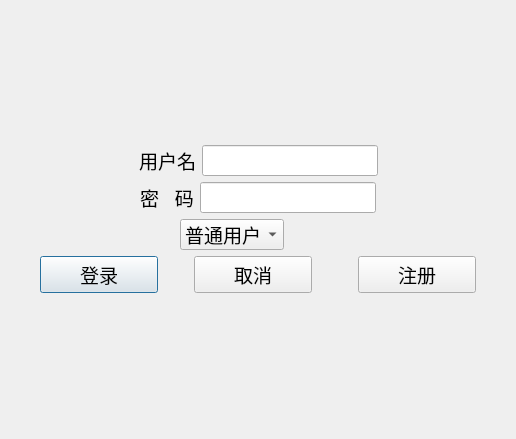
<?xml version="1.0" encoding="UTF-8"?>
<ui version="4.0">
 <class>LoginDialog</class>
 <widget class="QDialog" name="LoginDialog">
  <property name="geometry">
   <rect>
    <x>0</x>
    <y>0</y>
    <width>516</width>
    <height>439</height>
   </rect>
  </property>
  <property name="windowTitle">
   <string>Dialog</string>
  </property>
  <layout class="QVBoxLayout" name="verticalLayout_4">
   <property name="spacing">
    <number>0</number>
   </property>
   <property name="leftMargin">
    <number>0</number>
   </property>
   <property name="topMargin">
    <number>0</number>
   </property>
   <property name="rightMargin">
    <number>0</number>
   </property>
   <property name="bottomMargin">
    <number>0</number>
   </property>
   <item>
    <widget class="QStackedWidget" name="stackedWidget">
     <property name="sizePolicy">
      <sizepolicy hsizetype="Expanding" vsizetype="Expanding">
       <horstretch>0</horstretch>
       <verstretch>0</verstretch>
      </sizepolicy>
     </property>
     <property name="currentIndex">
      <number>0</number>
     </property>
     <widget class="QWidget" name="login_page">
      <layout class="QVBoxLayout" name="verticalLayout">
       <property name="leftMargin">
        <number>0</number>
       </property>
       <property name="topMargin">
        <number>0</number>
       </property>
       <property name="rightMargin">
        <number>0</number>
       </property>
       <property name="bottomMargin">
        <number>0</number>
       </property>
       <item>
        <layout class="QVBoxLayout" name="verticalLayout_2">
         <item>
          <layout class="QHBoxLayout" name="horizontalLayout_2">
           <item>
            <spacer name="horizontalSpacer_2">
             <property name="orientation">
              <enum>Qt::Horizontal</enum>
             </property>
             <property name="sizeHint" stdset="0">
              <size>
               <width>40</width>
               <height>20</height>
              </size>
             </property>
            </spacer>
           </item>
           <item>
            <widget class="QLabel" name="label">
             <property name="font">
              <font>
               <pointsize>14</pointsize>
              </font>
             </property>
             <property name="text">
              <string>用户名</string>
             </property>
            </widget>
           </item>
           <item>
            <widget class="QLineEdit" name="user_edit">
             <property name="font">
              <font>
               <pointsize>14</pointsize>
              </font>
             </property>
            </widget>
           </item>
           <item>
            <spacer name="horizontalSpacer_3">
             <property name="orientation">
              <enum>Qt::Horizontal</enum>
             </property>
             <property name="sizeHint" stdset="0">
              <size>
               <width>40</width>
               <height>20</height>
              </size>
             </property>
            </spacer>
           </item>
          </layout>
         </item>
         <item>
          <layout class="QHBoxLayout" name="horizontalLayout_3">
           <item>
            <spacer name="horizontalSpacer_4">
             <property name="orientation">
              <enum>Qt::Horizontal</enum>
             </property>
             <property name="sizeHint" stdset="0">
              <size>
               <width>40</width>
               <height>20</height>
              </size>
             </property>
            </spacer>
           </item>
           <item>
            <widget class="QLabel" name="label_2">
             <property name="font">
              <font>
               <pointsize>14</pointsize>
              </font>
             </property>
             <property name="text">
              <string>密   码</string>
             </property>
            </widget>
           </item>
           <item>
            <widget class="QLineEdit" name="pwd_edit">
             <property name="font">
              <font>
               <pointsize>14</pointsize>
              </font>
             </property>
             <property name="echoMode">
              <enum>QLineEdit::Password</enum>
             </property>
            </widget>
           </item>
           <item>
            <spacer name="horizontalSpacer_5">
             <property name="orientation">
              <enum>Qt::Horizontal</enum>
             </property>
             <property name="sizeHint" stdset="0">
              <size>
               <width>40</width>
               <height>20</height>
              </size>
             </property>
            </spacer>
           </item>
          </layout>
         </item>
         <item>
          <layout class="QHBoxLayout" name="horizontalLayout_5">
           <item>
            <spacer name="horizontalSpacer">
             <property name="orientation">
              <enum>Qt::Horizontal</enum>
             </property>
             <property name="sizeType">
              <enum>QSizePolicy::Fixed</enum>
             </property>
             <property name="sizeHint" stdset="0">
              <size>
               <width>180</width>
               <height>20</height>
              </size>
             </property>
            </spacer>
           </item>
           <item>
            <widget class="QComboBox" name="roleComboBox">
             <property name="font">
              <font>
               <pointsize>14</pointsize>
              </font>
             </property>
             <item>
              <property name="text">
               <string>普通用户</string>
              </property>
             </item>
             <item>
              <property name="text">
               <string>管理员</string>
              </property>
             </item>
            </widget>
           </item>
           <item>
            <spacer name="horizontalSpacer_9">
             <property name="orientation">
              <enum>Qt::Horizontal</enum>
             </property>
             <property name="sizeHint" stdset="0">
              <size>
               <width>40</width>
               <height>20</height>
              </size>
             </property>
            </spacer>
           </item>
          </layout>
         </item>
         <item>
          <layout class="QHBoxLayout" name="horizontalLayout_4">
           <item>
            <spacer name="horizontalSpacer_7">
             <property name="orientation">
              <enum>Qt::Horizontal</enum>
             </property>
             <property name="sizeType">
              <enum>QSizePolicy::Fixed</enum>
             </property>
             <property name="sizeHint" stdset="0">
              <size>
               <width>40</width>
               <height>20</height>
              </size>
             </property>
            </spacer>
           </item>
           <item>
            <widget class="QPushButton" name="login_btn">
             <property name="font">
              <font>
               <pointsize>14</pointsize>
              </font>
             </property>
             <property name="text">
              <string>登录</string>
             </property>
            </widget>
           </item>
           <item>
            <spacer name="horizontalSpacer_6">
             <property name="orientation">
              <enum>Qt::Horizontal</enum>
             </property>
             <property name="sizeType">
              <enum>QSizePolicy::Fixed</enum>
             </property>
             <property name="sizeHint" stdset="0">
              <size>
               <width>30</width>
               <height>20</height>
              </size>
             </property>
            </spacer>
           </item>
           <item>
            <widget class="QPushButton" name="cancel_btn">
             <property name="font">
              <font>
               <pointsize>14</pointsize>
              </font>
             </property>
             <property name="text">
              <string>取消</string>
             </property>
            </widget>
           </item>
           <item>
            <spacer name="horizontalSpacer_8">
             <property name="orientation">
              <enum>Qt::Horizontal</enum>
             </property>
             <property name="sizeType">
              <enum>QSizePolicy::Fixed</enum>
             </property>
             <property name="sizeHint" stdset="0">
              <size>
               <width>40</width>
               <height>20</height>
              </size>
             </property>
            </spacer>
           </item>
           <item>
            <widget class="QPushButton" name="reg_btn">
             <property name="font">
              <font>
               <pointsize>14</pointsize>
              </font>
             </property>
             <property name="text">
              <string>注册</string>
             </property>
            </widget>
           </item>
           <item>
            <spacer name="horizontalSpacer_10">
             <property name="orientation">
              <enum>Qt::Horizontal</enum>
             </property>
             <property name="sizeType">
              <enum>QSizePolicy::Fixed</enum>
             </property>
             <property name="sizeHint" stdset="0">
              <size>
               <width>40</width>
               <height>20</height>
              </size>
             </property>
            </spacer>
           </item>
          </layout>
         </item>
        </layout>
       </item>
      </layout>
     </widget>
     <widget class="QWidget" name="reg_page">
      <layout class="QVBoxLayout" name="verticalLayout_5">
       <item>
        <layout class="QVBoxLayout" name="verticalLayout_3">
         <item>
          <layout class="QHBoxLayout" name="horizontalLayout_8">
           <item>
            <spacer name="horizontalSpacer_11">
             <property name="orientation">
              <enum>Qt::Horizontal</enum>
             </property>
             <property name="sizeHint" stdset="0">
              <size>
               <width>40</width>
               <height>20</height>
              </size>
             </property>
            </spacer>
           </item>
           <item>
            <widget class="QLabel" name="label_3">
             <property name="font">
              <font>
               <pointsize>12</pointsize>
              </font>
             </property>
             <property name="text">
              <string>用户名：</string>
             </property>
            </widget>
           </item>
           <item>
            <widget class="QLineEdit" name="uname_edit">
             <property name="font">
              <font>
               <pointsize>12</pointsize>
              </font>
             </property>
            </widget>
           </item>
           <item>
            <spacer name="horizontalSpacer_12">
             <property name="orientation">
              <enum>Qt::Horizontal</enum>
             </property>
             <property name="sizeHint" stdset="0">
              <size>
               <width>40</width>
               <height>20</height>
              </size>
             </property>
            </spacer>
           </item>
          </layout>
         </item>
         <item>
          <layout class="QHBoxLayout" name="horizontalLayout_7">
           <item>
            <spacer name="horizontalSpacer_13">
             <property name="orientation">
              <enum>Qt::Horizontal</enum>
             </property>
             <property name="sizeHint" stdset="0">
              <size>
               <width>40</width>
               <height>20</height>
              </size>
             </property>
            </spacer>
           </item>
           <item>
            <widget class="QLabel" name="label_4">
             <property name="font">
              <font>
               <pointsize>12</pointsize>
              </font>
             </property>
             <property name="text">
              <string>密码：</string>
             </property>
            </widget>
           </item>
           <item>
            <widget class="QLineEdit" name="pwd_edit_2">
             <property name="font">
              <font>
               <pointsize>12</pointsize>
              </font>
             </property>
             <property name="echoMode">
              <enum>QLineEdit::Password</enum>
             </property>
            </widget>
           </item>
           <item>
            <spacer name="horizontalSpacer_14">
             <property name="orientation">
              <enum>Qt::Horizontal</enum>
             </property>
             <property name="sizeHint" stdset="0">
              <size>
               <width>40</width>
               <height>20</height>
              </size>
             </property>
            </spacer>
           </item>
          </layout>
         </item>
         <item>
          <layout class="QHBoxLayout" name="horizontalLayout_6">
           <item>
            <spacer name="horizontalSpacer_15">
             <property name="orientation">
              <enum>Qt::Horizontal</enum>
             </property>
             <property name="sizeType">
              <enum>QSizePolicy::Fixed</enum>
             </property>
             <property name="sizeHint" stdset="0">
              <size>
               <width>40</width>
               <height>20</height>
              </size>
             </property>
            </spacer>
           </item>
           <item>
            <widget class="QLabel" name="label_5">
             <property name="font">
              <font>
               <pointsize>12</pointsize>
              </font>
             </property>
             <property name="text">
              <string>管理员验证码：</string>
             </property>
            </widget>
           </item>
           <item>
            <widget class="QLineEdit" name="varify_edit">
             <property name="font">
              <font>
               <pointsize>12</pointsize>
              </font>
             </property>
             <property name="echoMode">
              <enum>QLineEdit::Password</enum>
             </property>
            </widget>
           </item>
           <item>
            <widget class="QComboBox" name="role_box">
             <property name="minimumSize">
              <size>
               <width>110</width>
               <height>0</height>
              </size>
             </property>
             <property name="font">
              <font>
               <pointsize>12</pointsize>
              </font>
             </property>
             <item>
              <property name="text">
               <string>普通用户</string>
              </property>
             </item>
             <item>
              <property name="text">
               <string>管理员</string>
              </property>
             </item>
            </widget>
           </item>
           <item>
            <spacer name="horizontalSpacer_16">
             <property name="orientation">
              <enum>Qt::Horizontal</enum>
             </property>
             <property name="sizeType">
              <enum>QSizePolicy::Fixed</enum>
             </property>
             <property name="sizeHint" stdset="0">
              <size>
               <width>40</width>
               <height>20</height>
              </size>
             </property>
            </spacer>
           </item>
          </layout>
         </item>
         <item>
          <layout class="QHBoxLayout" name="horizontalLayout_9">
           <item>
            <spacer name="horizontalSpacer_17">
             <property name="orientation">
              <enum>Qt::Horizontal</enum>
             </property>
             <property name="sizeType">
              <enum>QSizePolicy::Fixed</enum>
             </property>
             <property name="sizeHint" stdset="0">
              <size>
               <width>40</width>
               <height>20</height>
              </size>
             </property>
            </spacer>
           </item>
           <item>
            <widget class="QPushButton" name="reg_btn_2">
             <property name="font">
              <font>
               <pointsize>12</pointsize>
              </font>
             </property>
             <property name="text">
              <string>注册</string>
             </property>
            </widget>
           </item>
           <item>
            <spacer name="horizontalSpacer_19">
             <property name="orientation">
              <enum>Qt::Horizontal</enum>
             </property>
             <property name="sizeType">
              <enum>QSizePolicy::Fixed</enum>
             </property>
             <property name="sizeHint" stdset="0">
              <size>
               <width>40</width>
               <height>20</height>
              </size>
             </property>
            </spacer>
           </item>
           <item>
            <widget class="QPushButton" name="back_btn">
             <property name="font">
              <font>
               <pointsize>13</pointsize>
              </font>
             </property>
             <property name="text">
              <string>取消</string>
             </property>
            </widget>
           </item>
           <item>
            <spacer name="horizontalSpacer_18">
             <property name="orientation">
              <enum>Qt::Horizontal</enum>
             </property>
             <property name="sizeType">
              <enum>QSizePolicy::Fixed</enum>
             </property>
             <property name="sizeHint" stdset="0">
              <size>
               <width>40</width>
               <height>20</height>
              </size>
             </property>
            </spacer>
           </item>
          </layout>
         </item>
        </layout>
       </item>
      </layout>
     </widget>
    </widget>
   </item>
  </layout>
 </widget>
 <resources/>
 <connections/>
</ui>
